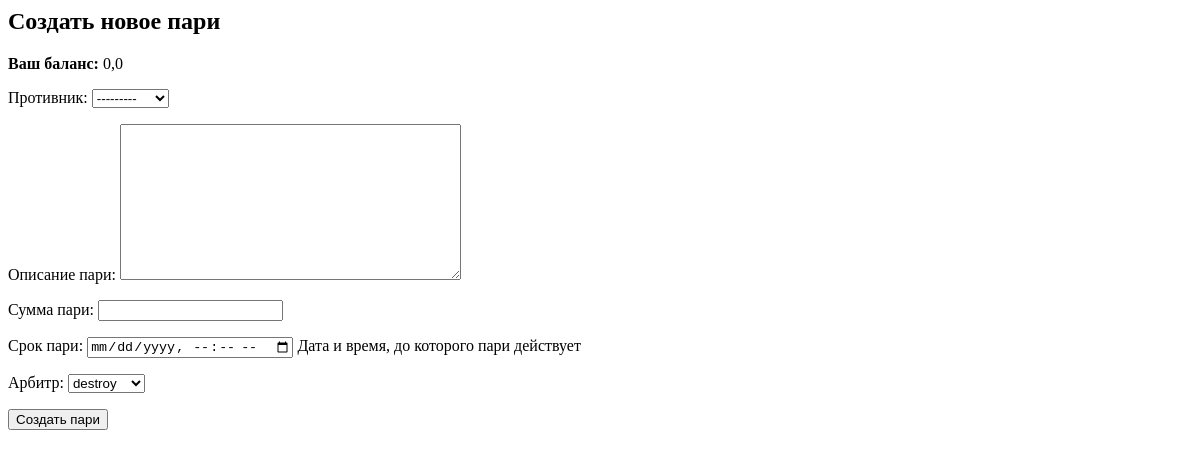
The page /bets/create/ (signed in) on the database as committed earlier.
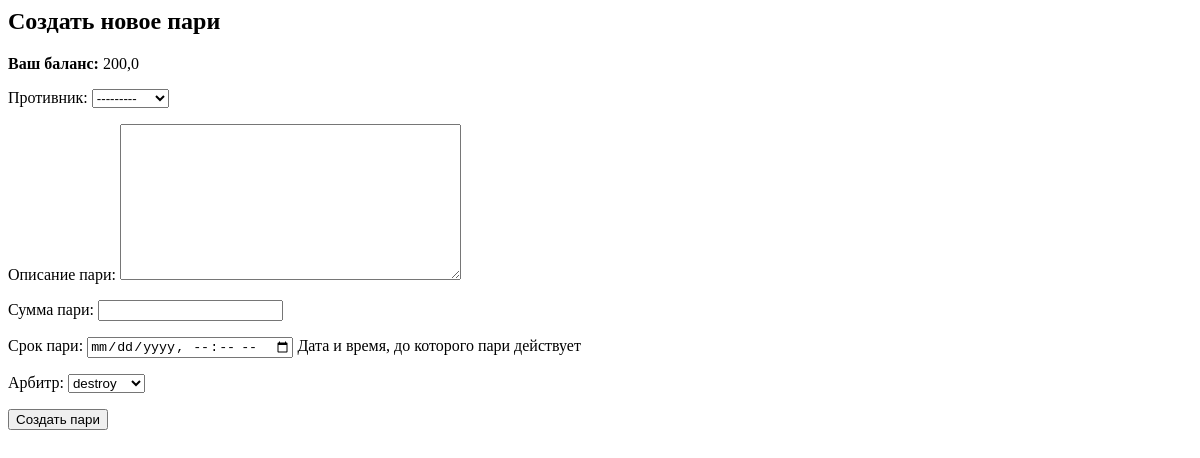
The same page on the database as committed later.
### bets/models.py (models this page shows)
class User(AbstractUser):
    bio = models.TextField(blank=True, null=True, verbose_name='О себе')
    birth_date = models.DateField(blank=True, null=True)
    balance = models.DecimalField(
        max_digits=10,
        decimal_places=1,
        default=1000,
        verbose_name='Баланс',
    )
    def __str__(self):
        return self.username

### bets/views.py (the view)
# urls.py: path('create/', create_bet, name='create_bet'),
@login_required
def create_bet(request):
    if request.method == 'POST':
        form = BetForm(request.POST, user=request.user)
        if form.is_valid():
            bet = form.save(commit=False)
            bet.creator = request.user
            if not bet.arbiter:
                bet.arbiter = User.objects.filter(is_superuser=True).first()
            if bet.arbiter in (bet.creator, bet.opponent):
                form.add_error(
                    'arbiter', 'Арбитр не может быть участником пари.')
            elif bet.status == 'open' and request.user.balance < bet.amount:
                form.add_error(
                    'amount', 'Недостаточно средств для создания пари.')
            else:
                if bet.status == 'open':
                    request.user.balance -= bet.amount
                    request.user.save()
                bet.save()
                return redirect('bets:list')
    else:
        form = BetForm(user=request.user)
    return render(request, 'bets/create_bet.html', {'form': form})

### bets/forms.py (shortened to what this page needs)
class BetForm(forms.ModelForm):
    class Meta:
        model = Bet
        fields = ('opponent', 'description', 'amount', 'deadline', 'arbiter')
        widgets = {
            'deadline': forms.DateTimeInput(attrs={'type': 'datetime-local'}),
        }
    def __init__(self, *args, **kwargs):
        self.user = kwargs.pop('user')
        super().__init__(*args, **kwargs)
        self.fields['opponent'].queryset = User.objects.exclude(id=self.user.id)
        if not self.data.get('arbiter') and not self.instance.arbiter_id:
            self.fields['arbiter'].initial = (
                User.objects.filter(is_superuser=True).first())

### templates/bets/create_bet.html (shortened to what this page needs)
<h2>Создать новое пари</h2>
<p><strong>Ваш баланс:</strong> {{ request.user.balance }}</p>
<form method="post">
  {{ form.as_p }}
  <button type="submit">Создать пари</button>
</form>

Rows that differ between the two databases and show on the page:
changed User: user.balance "0,0" → "200,0"
